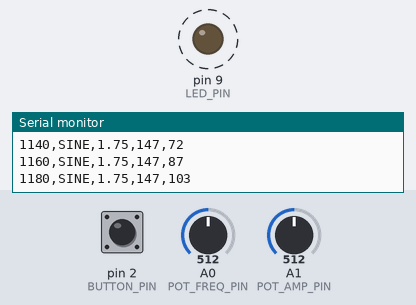
Simulated run of this sketch. Board: Arduino Uno, built with avr-gcc and run on an emulated ATmega328P. Shown: output pins drawn as LEDs (lit = HIGH), the last lines printed to the serial monitor. Dashed ring = blinking. The test bench sets the inputs (shaded band); at power-on: A1 (POT_AMP_PIN) = 512, pin 2 (BUTTON_PIN) HIGH, A0 (POT_FREQ_PIN) = 512.

Above: at 1.2 s.
1.3 s: A1 (POT_AMP_PIN) set to 900
At 1.35 s:
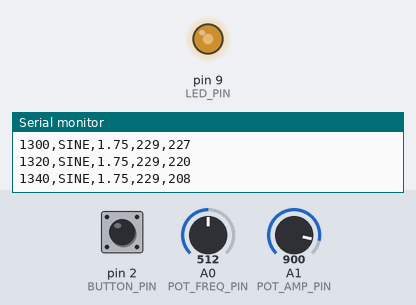
4.3 s: pin 2 (BUTTON_PIN) pulled LOW for 0.15 s
At 4.95 s:
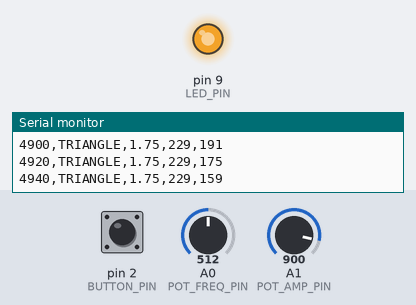
7.4 s: pin 2 (BUTTON_PIN) pulled LOW for 1 s
10.4 s: A0 (POT_FREQ_PIN) set to 122
At 11.8 s:
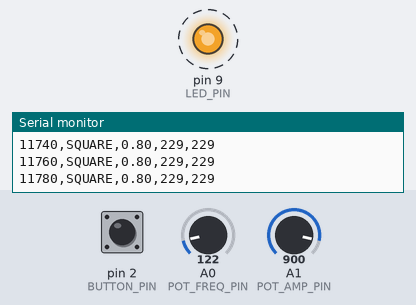
13.4 s: A0 (POT_FREQ_PIN) set to 716
At 13.68 s:
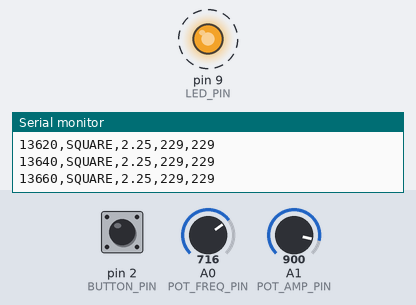
16.4 s: A1 (POT_AMP_PIN) set to 716
Timing chart, 0 to 20.4 s (numbered marks = the images above; inputs shaded):
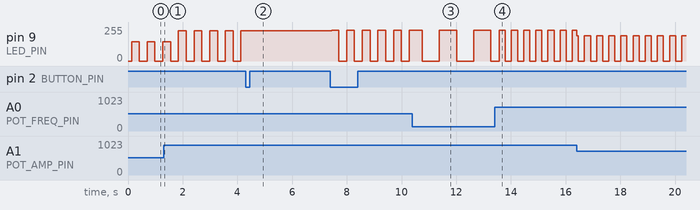

The sketch:

led_waveform_generator_final.ino
```cpp
/*
  LED Waveform Generator - Final Version
  ---------------------------------------
  Push button (Pin 2): cycles Sine -> Triangle -> Square -> Sawtooth -> Sine...
  Pot 1 (A0): Frequency  (0.5 - 3.0 Hz - tuned so a 60fps camera gets
              15-30+ samples per cycle, enough to resolve waveform SHAPE)
  Pot 2 (A1): Amplitude  (peak LED brightness, 40-255; floor of 40 keeps
              the LED visibly on even at the lowest amplitude setting)
  Output: White LED on Pin 9 (PWM)

  Note on the square wave: this code sets the LED to fully ON or fully OFF
  with no software ramping - analogWrite() changes the duty cycle instantly.
  Any rounding you observe in a captured square wave is happening downstream
  (camera auto-exposure, sensor response), not here.
*/

// ---- pins ----
const int LED_PIN = 9;
const int BUTTON_PIN = 2;
const int POT_FREQ_PIN = A0;
const int POT_AMP_PIN = A1;

// ---- waveform selection ----
const int NUM_WAVEFORMS = 4;
enum Waveform { SINE = 0, TRIANGLE = 1, SQUARE = 2, SAWTOOTH = 3 };
const char* waveNames[NUM_WAVEFORMS] = {"SINE", "TRIANGLE", "SQUARE", "SAWTOOTH"};
volatile int waveformIndex = 0;

// ---- button debounce (tracks raw reading vs. confirmed stable state separately -
//      this separation is what makes the debounce actually work correctly) ----
int buttonState = HIGH;       // debounced, confirmed state
int lastButtonState = HIGH;   // raw reading from the previous loop
unsigned long lastDebounceTime = 0;
const unsigned long debounceDelay = 50; // ms - real buttons bounce more than simulated ones

// ---- signal generation ----
double phase = 0.0;              // 0.0-1.0, position within the current cycle
unsigned long lastMicros = 0;
const float FREQ_MIN = 0.5;
const float FREQ_MAX = 3.0;

void setup() {
  pinMode(LED_PIN, OUTPUT);
  pinMode(BUTTON_PIN, INPUT_PULLUP);
  Serial.begin(115200);
  lastMicros = micros();
  Serial.println("time_ms,waveform,freq_hz,amplitude,brightness");
}

void loop() {
  handleButton();

  // elapsed time since last loop, used to advance phase smoothly regardless
  // of how fast/slow this particular loop iteration runs
  unsigned long now = micros();
  float dt = (now - lastMicros) / 1000000.0;
  lastMicros = now;

  int freqRaw = analogRead(POT_FREQ_PIN);
  int ampRaw  = analogRead(POT_AMP_PIN);

  float freq = FREQ_MIN + (FREQ_MAX - FREQ_MIN) * (freqRaw / 1023.0);
  int amplitude = map(ampRaw, 0, 1023, 40, 255);

  phase += freq * dt;
  if (phase >= 1.0) phase -= (long)phase; // wrap back into 0..1

  int brightness = computeBrightness(waveformIndex, phase, amplitude);
  analogWrite(LED_PIN, brightness);

  logSerial(freq, amplitude, brightness);
}

void handleButton() {
  int reading = digitalRead(BUTTON_PIN);

  if (reading != lastButtonState) {
    lastDebounceTime = millis();
  }

  if ((millis() - lastDebounceTime) > debounceDelay) {
    if (reading != buttonState) {
      buttonState = reading;
      if (buttonState == LOW) {
        waveformIndex = (waveformIndex + 1) % NUM_WAVEFORMS;
        Serial.print("Waveform changed to: ");
        Serial.println(waveNames[waveformIndex]);
      }
    }
  }

  lastButtonState = reading;
}

int computeBrightness(int wf, double ph, int amp) {
  double val = 0; // normalized 0..1 position within the waveform
  switch (wf) {
    case SINE:
      val = (sin(2 * PI * ph) + 1.0) / 2.0;
      break;
    case TRIANGLE:
      val = 1.0 - fabs(2.0 * ph - 1.0);
      break;
    case SQUARE:
      val = (ph < 0.5) ? 1.0 : 0.0; // hard on/off - no ramping
      break;
    case SAWTOOTH:
      val = ph;
      break;
  }
  return (int)(val * amp);
}

void logSerial(float freq, int amplitude, int brightness) {
  static unsigned long lastPrint = 0;
  if (millis() - lastPrint < 20) return; // ~50Hz log, doesn't affect LED timing
  lastPrint = millis();

  Serial.print(millis());                        Serial.print(",");
  Serial.print(waveNames[waveformIndex]);         Serial.print(",");
  Serial.print(freq, 2);                          Serial.print(",");
  Serial.print(amplitude);                        Serial.print(",");
  Serial.println(brightness);
}
```

Measured:
- after the input at 4.3 s, pin 9 (LED_PIN): stops changing and stays 228/255
- after the input at 10.4 s, pin 9 (LED_PIN): alternates 229/255 for 0.63 s and 0/255 for 0.63 s, starting after 0.36 s
- after the input at 13.4 s, pin 9 (LED_PIN): alternates 229/255 for 0.22 s and 0/255 for 0.22 s, starting after 0.18 s
- by itself, pin 9 (LED_PIN): alternates 228/255 for 0.29 s and 0/255 for 0.29 s
